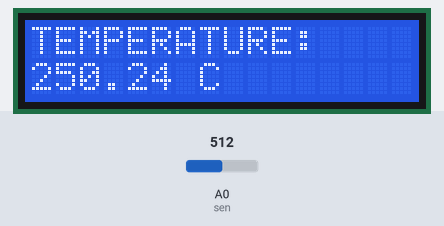
Bench run of a sketch on a simulated Arduino Uno, built with avr-gcc and run on an emulated ATmega328P. Shown: 16×2 character LCD. The inputs (shaded band) are chosen by the test bench; at power-on: A0 (sen) = 512.

Above: at 3.2 s.
3.3 s: A0 (sen) set to 716
At 4.6 s:
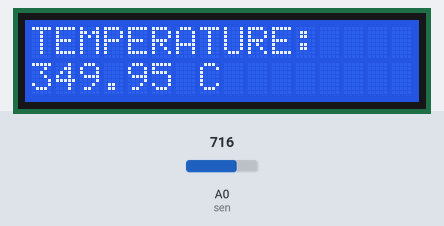
5.5 s: A0 (sen) set to 900
At 6.4 s:
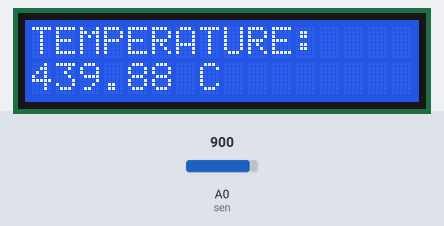
7.5 s: A0 (sen) set to 1023
At 9.4 s:
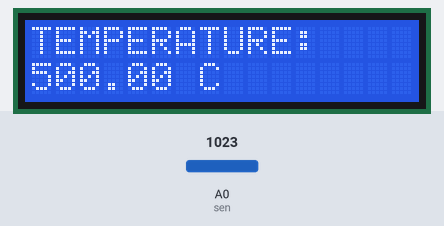
Timing chart, 0 to 10.9 s (numbered marks = the images above; inputs shaded):
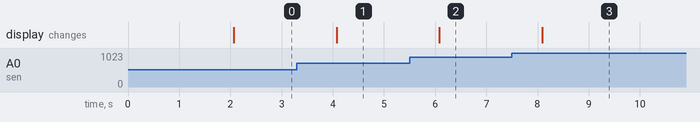

The sketch:

temperature_lcd.ino
```cpp
#include <LiquidCrystal.h>

LiquidCrystal lcd(8, 7, 6, 5, 4, 3);

int sen = A0;
float temp = 0;

void setup()
{
  lcd.begin(16, 2);
  lcd.setCursor(0, 0);
  lcd.print("TEMPERATURE:");
  delay(2000);
  lcd.clear();
}

void loop()
{
  int reading = analogRead(sen);
  float voltage = reading * (5.0 / 1023.0);
  temp = voltage * 100;

  lcd.setCursor(0, 0);
  lcd.print("TEMPERATURE:");

  lcd.setCursor(0, 1);
  lcd.print(temp);
  lcd.print(" C  ");

  delay(1000);
}
```

Measured:
- after the input at 3.3 s, the display: changes after 0.78 s (image 1)
- after the input at 5.5 s, the display: changes after 0.58 s (image 2)
- after the input at 7.5 s, the display: changes after 0.59 s (image 3)
